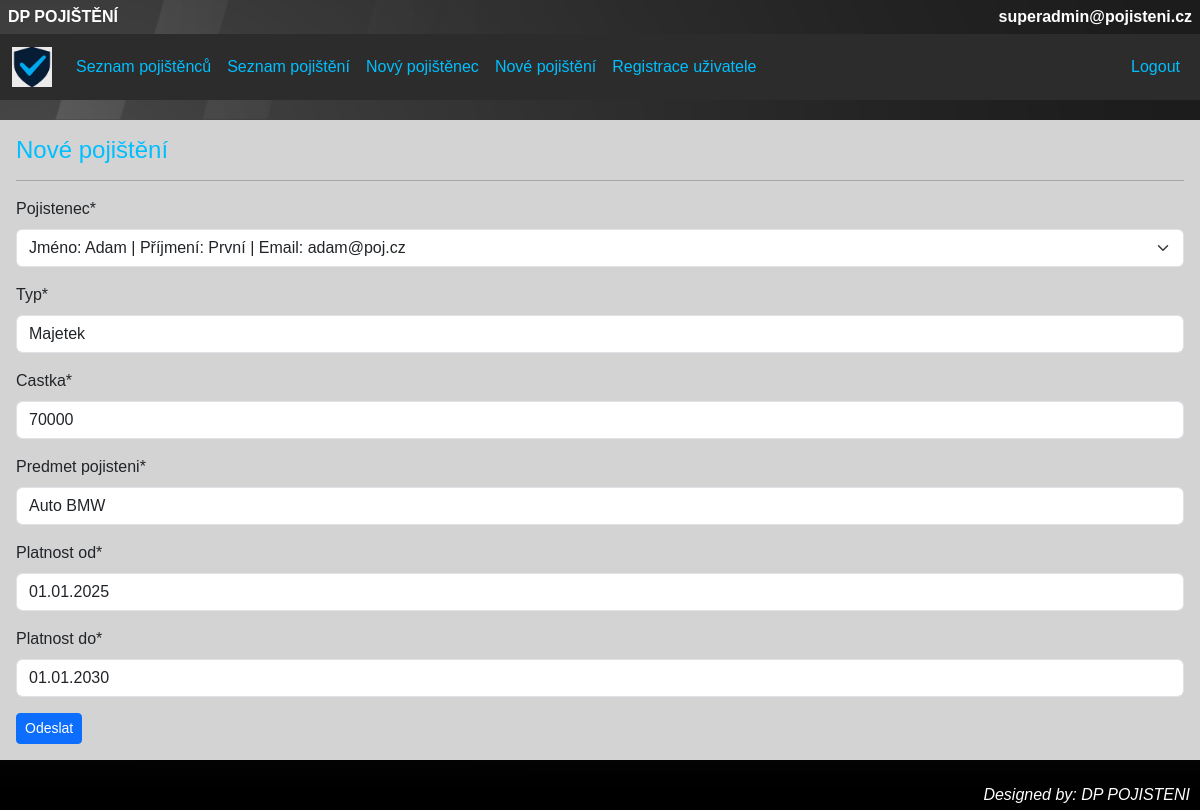
Page /pojistenci/11/edit_pojisteni/ (signed in) on the earlier database version.
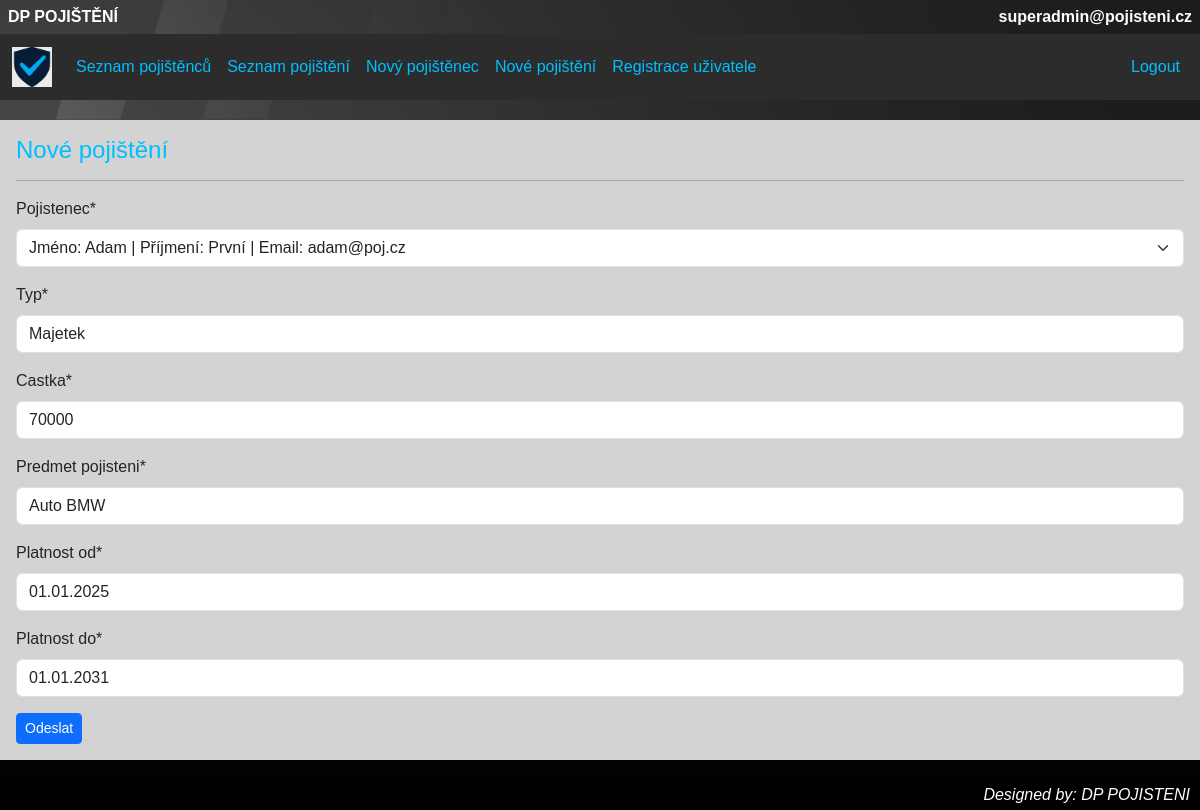
Same page on the later database version.
### pojistenci/models.py (models this page shows, shortened)
class Pojisteni(models.Model):
    pojistenec = models.ForeignKey(Pojistenec, on_delete=models.CASCADE)
    typ = models.CharField(max_length=100, validators=[alphanum_space_dash_validator, min_length_validator, max_length_validator])
    castka = models.IntegerField(validators=[castka_min_validator, castka_max_validator])
    predmet_pojisteni = models.CharField(max_length=100, validators=[alphanum_space_dash_validator, min_length_validator, max_length_validator])
    platnost_od = models.DateField()
    platnost_do = models.DateField()
    class Meta:
        verbose_name = "Pojištění"
        verbose_name_plural = "Pojištění"

### pojistenci/views.py (the view, shortened to what this page needs)
# urls.py: path("<int:pk>/edit_pojisteni/", views.EditPojisteni.as_view(), name="edit_pojisteni"),
class EditPojisteni(LoginRequiredMixin, generic.edit.CreateView):
    form_class = PojisteniForm
    template_name = "pojistenci/vytvor_pojisteni.html"
    def get(self, request, pk):
        if not request.user.is_authenticated:
            messages.info(request, "Musíš se nejdříve přihlášit.")
            return redirect("login")
        if not request.user.is_admin:
            messages.info(request, "Nemáš práva pro úpravu pojištění.")
            return redirect("pojisteni_index")
        try:
            pojisteni = Pojisteni.objects.get(pk=pk)
        except:
            messages.error(request, "Toto pojištění neexistuje!")
            return redirect("pojisteni_index")
        form = self.form_class(instance=pojisteni)
        return render(request, self.template_name, {"form": form})

### pojistenci/forms.py
class PojisteniForm(forms.ModelForm):
    class Meta:
        model = Pojisteni
        fields = ["pojistenec", "typ", "castka", "predmet_pojisteni", "platnost_od", "platnost_do"]
        error_messages = {
            'platnost_od': {
                'invalid': "Neplatný formát data. Použijte RRRR-MM-DD, například 2025-06-29.",
            },
            'platnost_do': {
                'invalid': "Neplatný formát data. Použijte RRRR-MM-DD, například 2025-06-29.",
            }
        }

### pojistenci/models.py (called while the page is built)
    def __str__(self):
        return "Jméno: {0} | Příjmení: {1} | Email: {2}".format(self.jmeno, self.prijmeni, self.email)

### pojistenci/templates/pojistenci/vytvor_pojisteni.html (shortened to what this page needs)
{% extends "base.html" %}
{% load crispy_forms_tags %}
{% block content %}
<h4>Nové pojištění</h4>
<hr>
<form method="POST">
    {{ form|crispy }}
           <button type="submit" class="btn btn-sm btn-primary btn-block">Odeslat</button>
</form>
{% endblock %}

Differences in the rows shown:
changed Pojisteni "Jméno: Adam | Příjmení: První | Email: adam@poj.cz": platnost_do "01.01.2030" → "01.01.2031"
